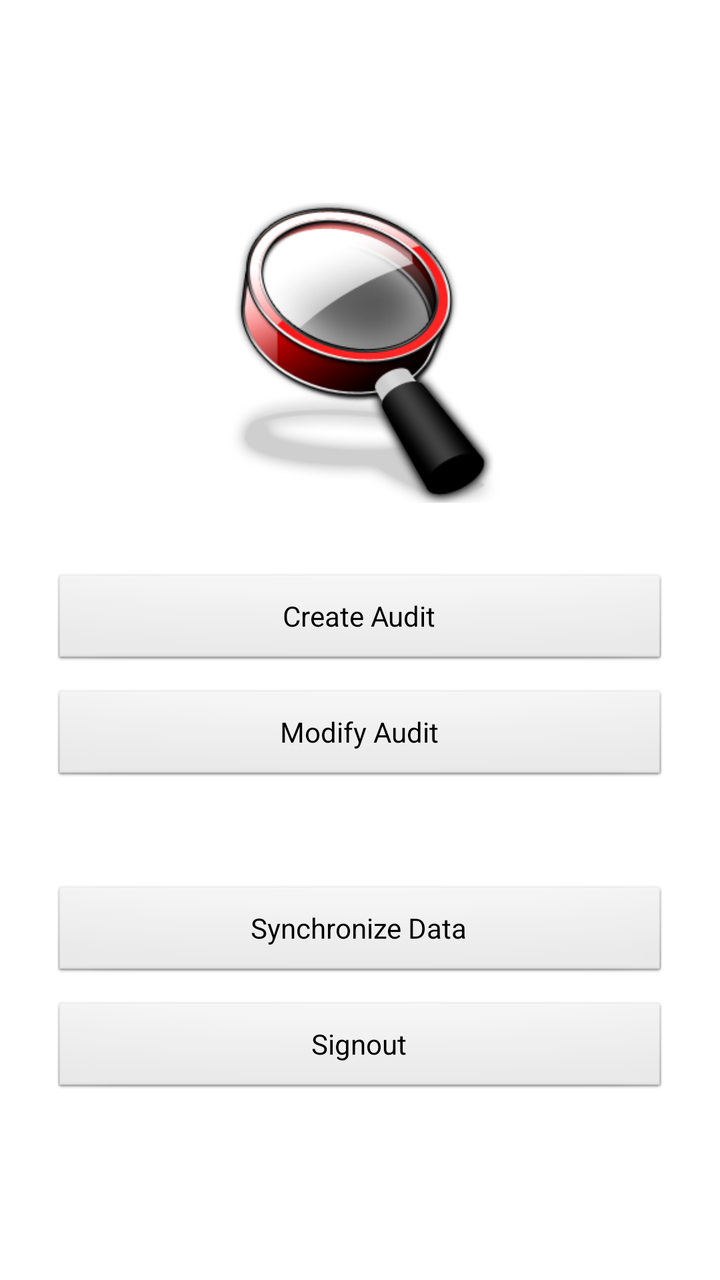
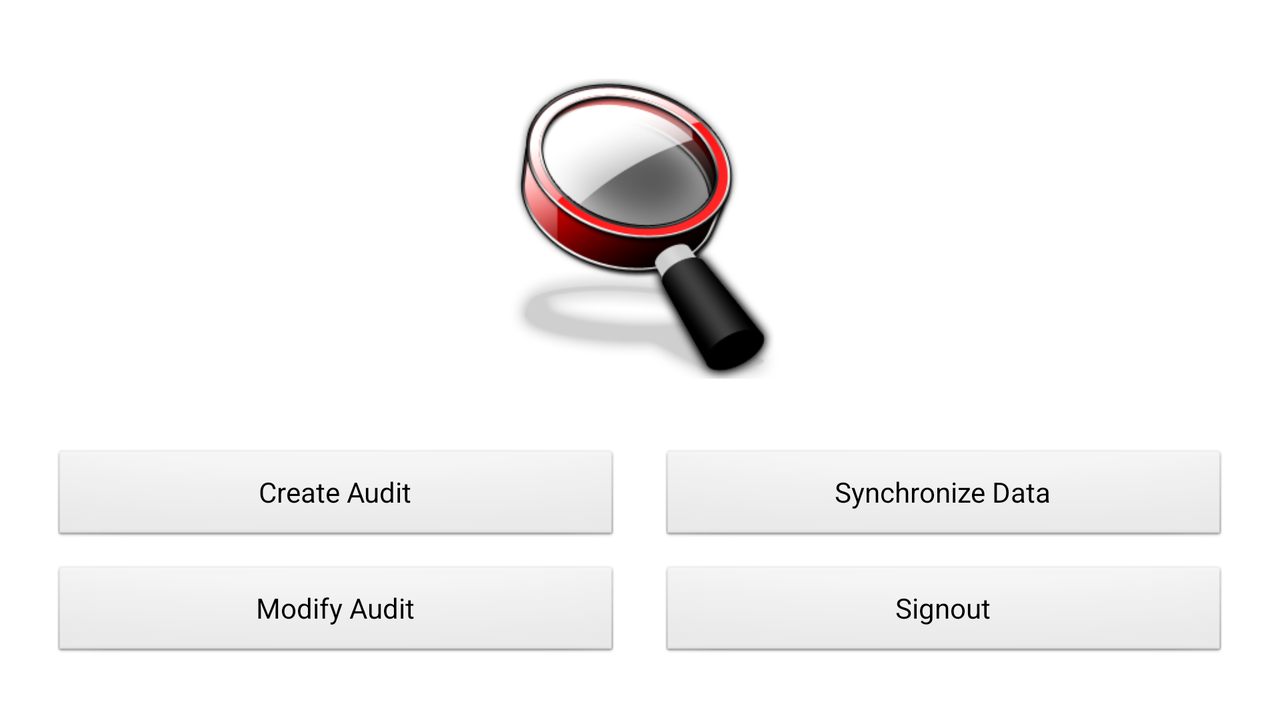

Compare how this app lays out the same screen by default and in its alternative resource folder. The renders come first, then the two layout files and the values they reference.
<!-- AndroidManifest.xml: application theme AppTheme -->
<!-- res/layout/activity_home.xml -->
<?xml version="1.0" encoding="utf-8"?>
<LinearLayout xmlns:android="http://schemas.android.com/apk/res/android"
    android:orientation="vertical"
	style="@style/PageContainer"
    android:gravity="center"
    android:layout_width="match_parent"
    android:layout_height="match_parent">
    
    <ImageView
        android:id="@+id/iv_home_logo"
        style="@style/DefaultComponentMargin"
        android:layout_width="match_parent"
        android:layout_height="150dp"
        android:layout_marginBottom="25dp"
        android:contentDescription="@string/app_name"
        android:src="@drawable/icon_diagnosis" />
        
    <Button
        android:id="@+id/btn_checkOut" style="@style/DefaultComponentMargin"
        android:layout_height="wrap_content"
        android:layout_width="match_parent"
        android:onClick="launchCreateAudit"
        android:text="@string/create_audit" />

    <Button
        android:id="@+id/btn_checkIn" style="@style/DefaultComponentMargin"
        android:layout_height="wrap_content"
        android:layout_width="match_parent"
        android:onClick="launchShowAudits"
        android:text="@string/moddify_audit" />
    
    <Button style="@style/DefaultComponentMargin" android:layout_marginTop="50dp"
        android:id="@+id/btn_sysnchronize_data"
        android:layout_height="wrap_content"
        android:layout_width="match_parent"
        android:onClick="synchronizeData"
        android:text="@string/label_sync_data" />   
         
    <Button style="@style/DefaultComponentMargin" android:layout_marginTop="10dp"
        android:id="@+id/btn_Signout"
        android:layout_height="wrap_content"
        android:layout_width="match_parent"
        android:onClick="signOut"
        android:text="@string/button_sign_out" />
        
</LinearLayout>
<!-- resources referenced by this layout -->
<resources>
  <!-- drawable icon_diagnosis: png bitmap (drawable, 34767 bytes) -->
  <string name="app_name">Versacom Audit Management</string>
  <string name="button_sign_out">Signout</string>
  <string name="create_audit">Create Audit</string>
  <string name="label_sync_data">Synchronize Data</string>
  <string name="moddify_audit">Modify Audit</string>
  <style name="DefaultComponentMargin">
          <item name="android:layout_marginTop">@dimen/content_top_margin</item>
          <item name="android:layout_marginLeft">@dimen/content_left_margin</item>
          <item name="android:layout_marginRight">@dimen/content_right_margin</item>
      </style>
  <style name="PageContainer">
          <item name="android:layout_width">match_parent</item>
          <item name="android:layout_height">wrap_content</item>
          <item name="android:padding">16dp</item>
      </style>
  <style name="AppTheme" parent="AppBaseTheme">
          
      </style>
  <dimen name="content_top_margin">10dp</dimen>
  <dimen name="content_left_margin">10dp</dimen>
  <dimen name="content_right_margin">10dp</dimen>
  <style name="AppBaseTheme" parent="android:Theme.Light">
          
      </style>
</resources>
<!-- res/layout-land/activity_home.xml (the repository's variant of the layout above) -->
<!-- drawn on the phone turned sideways -->
<?xml version="1.0" encoding="utf-8"?>
<LinearLayout xmlns:android="http://schemas.android.com/apk/res/android"
    style="@style/PageContainer"
    android:layout_width="match_parent"
    android:layout_height="match_parent"
    android:gravity="center"
    android:orientation="vertical" >

    <ImageView
        android:id="@+id/iv_home_logo"
        style="@style/DefaultComponentMargin"
        android:layout_width="match_parent"
        android:layout_height="150dp"
        android:layout_marginBottom="25dp"
        android:contentDescription="@string/app_name"
        android:src="@drawable/icon_diagnosis" />

    <LinearLayout
        android:layout_width="match_parent"
        android:layout_height="wrap_content"
        android:weightSum="2" >

        <Button
            android:id="@+id/btn_checkOut"
            style="@style/DefaultComponentMargin"
            android:layout_width="0dp"
            android:layout_height="wrap_content"
            android:layout_weight="1"
            android:onClick="launchCreateAudit"
            android:text="@string/create_audit" />

        <Button
            android:id="@+id/btn_sysnchronize_data"
            style="@style/DefaultComponentMargin"
            android:layout_width="0dp"
            android:layout_height="wrap_content"
            android:layout_weight="1"
            android:onClick="synchronizeData"
            android:text="@string/label_sync_data" />
    </LinearLayout>

    <LinearLayout
        android:layout_width="match_parent"
        android:layout_height="wrap_content"
        android:weightSum="2" >

        <Button
            android:id="@+id/btn_checkIn"
            style="@style/DefaultComponentMargin"
            android:layout_width="0dp"
            android:layout_height="wrap_content"
            android:layout_weight="1"
            android:onClick="launchShowAudits"
            android:text="@string/moddify_audit" />

        <Button
            android:id="@+id/btn_Signout"
            style="@style/DefaultComponentMargin"
            android:layout_width="0dp"
            android:layout_height="wrap_content"
            android:layout_weight="1"
            android:onClick="signOut"
            android:text="@string/button_sign_out" />
    </LinearLayout>

</LinearLayout>
